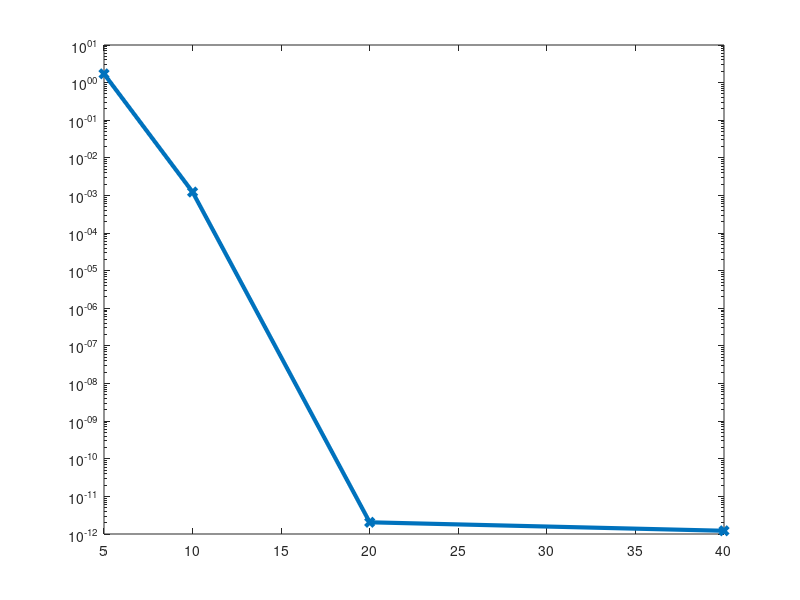

Source code (MATLAB):
function ODE_mixed

% uxx = f(x)
%u(-1) = u(1) = 0
% u(-1) = alpha
% u'(1) = beta

f = @(x) exp(4*x);
uex = @(x) (exp(4*x)-x*sinh(4)-cosh(4))/16;
uex_p = @(x) (4*exp(4*x)-sinh(4))/16;
beta = uex_p(1);
alpha = uex(-1);

NN = 5*2.^[0:3];
%NN = 1000;
err = zeros(1,length(NN));

for j = 1:length(NN)
    
N = NN(j);

[D,x] = cheb(N);
D2 = D*D;
rhs1 = f(x(2:N));

A = [D(1,:); D2(2:N,:); zeros(1,N) 1];

rhs =[beta; rhs1; alpha];

uapp = A\rhs;

norm(uex(x)-uapp)/norm(uex(x))

err(j) = norm(uex(x)-uapp);

end


semilogy(NN,err,'x-','LineWidth',3)

keyboard
return

% CHEB
% compute D = differentiation matrix, x = Chebyshev grid
function [D,x] = cheb(N)
if N==0, D=0; x=1; return, end
x = cos(pi*(0:N)/N)';
c = [2; ones(N-1,1); 2].*(-1).^(0:N)';
X = repmat(x,1,N+1);
dX = X-X';
D = (c*(1./c)')./(dX+(eye(N+1)));
D = D - diag(sum(D'));
% off-diagonal entries
% diagonal entries

return
